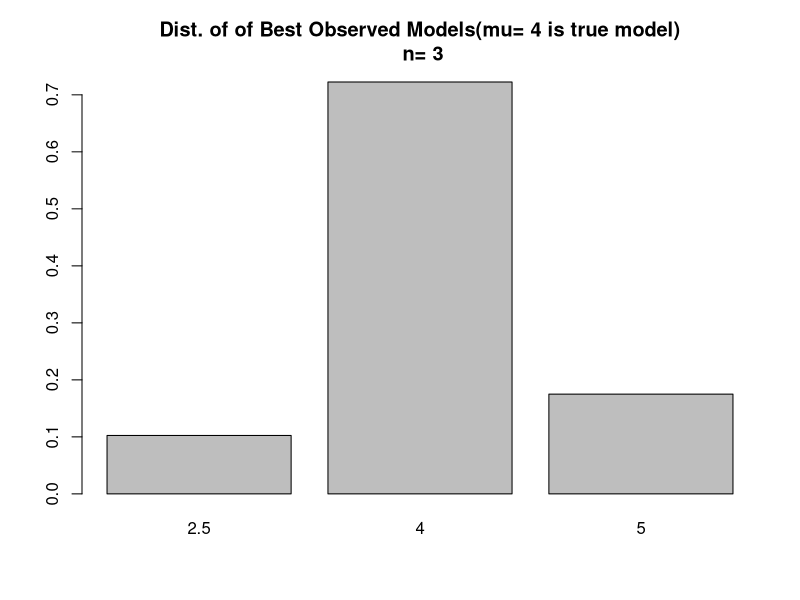
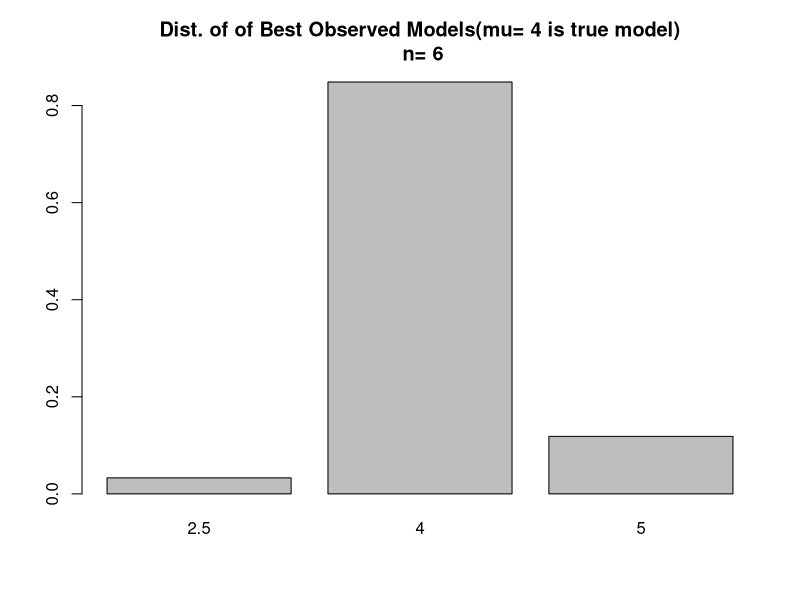
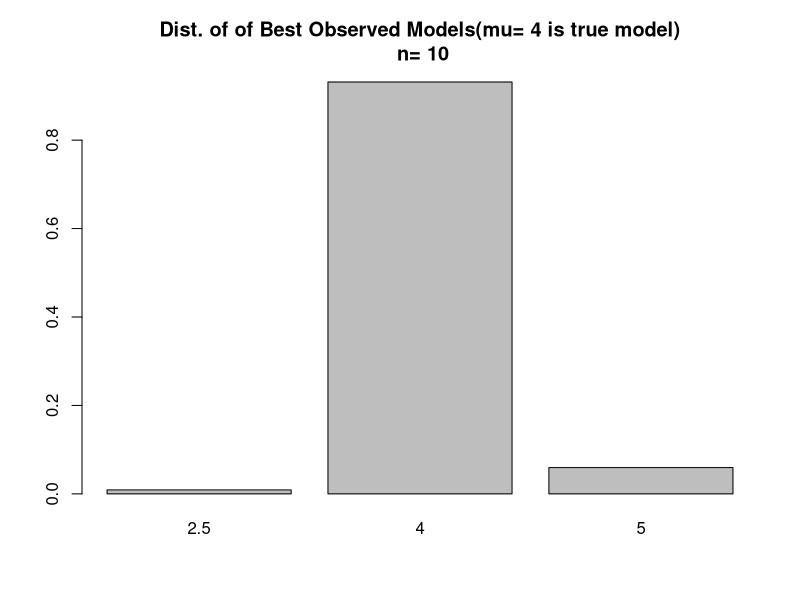
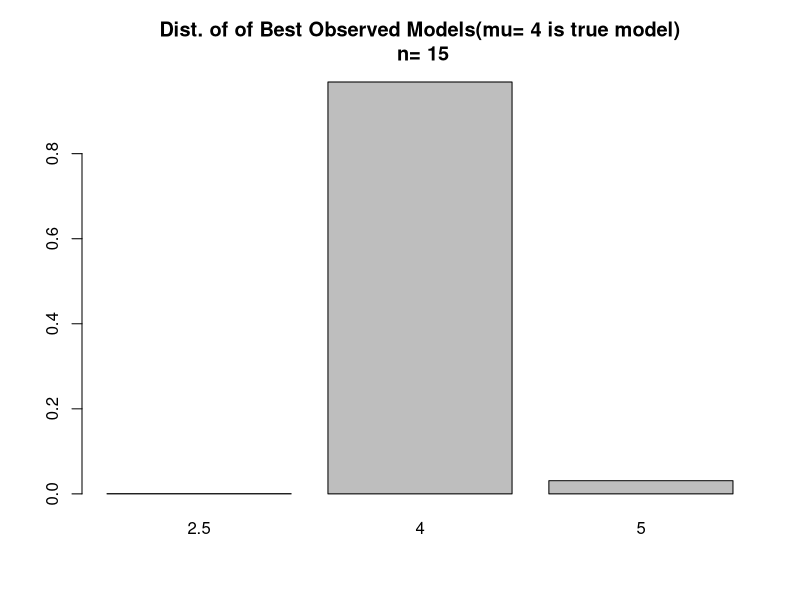
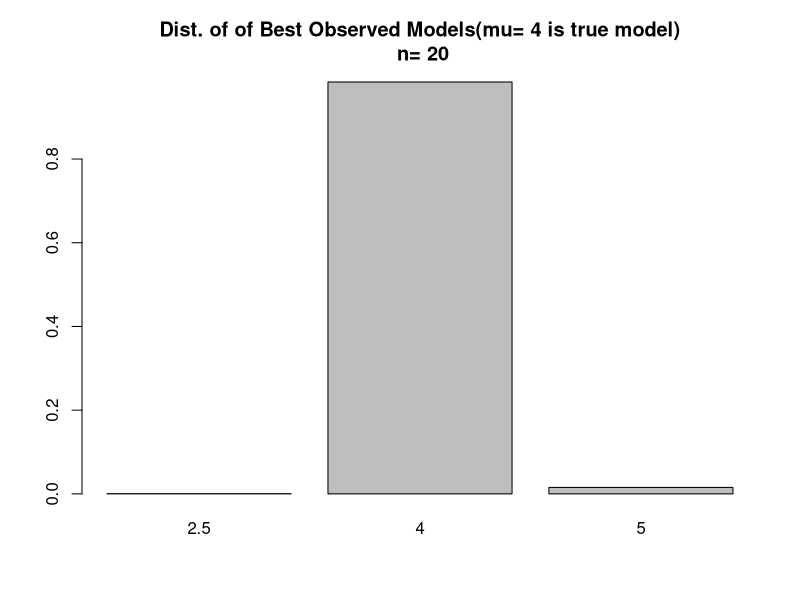
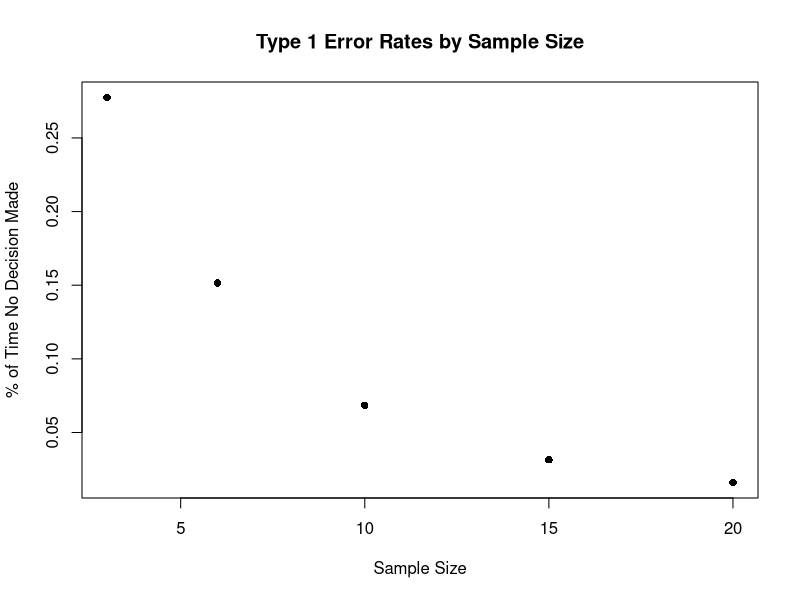
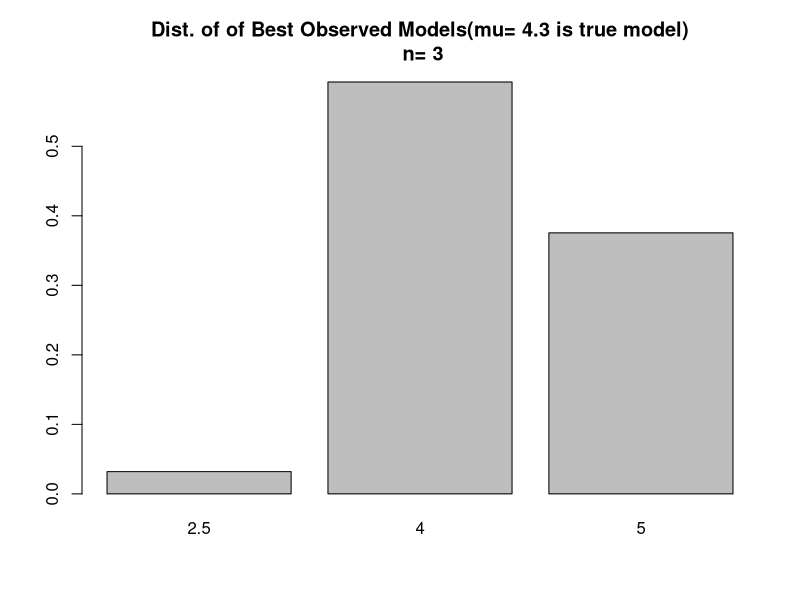
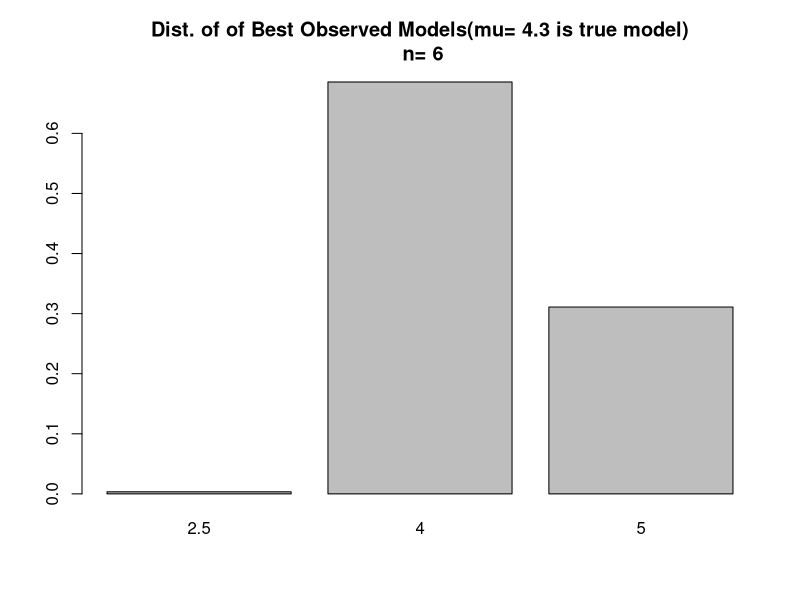

These figures' R source, in order:
#####################################################################
#                       Description
#####################################################################

# This script assesses asymptotic error probabilities for ECIC
# for a model set of three normal distributions with means
# 2.5, 4, and 5 (with known variance=1)
# We simulate 2 scenarios:
# Scenario #1: The true mean is 4 
# Scenario #2: The true mean is 4.3
# The purpose of this simulation study is to hopefully demonstrate that
# both the type 1 error rate (false positive rate) remains less than 
# or equal to a pre-specified value for all selected sample sizes and
# asymptotically approaches zero for both scenario #1 (true model 
# exists in the model set) and scenario #2 (true model does not 
# exist in the model set)
# Note that we will use a simplified version of ECIC since we will
# take the parameters for each model to be fixed and
# thus do not need to undergo MLE estimation and correction as in the
# original algorithm

#####################################################################
#                       Functions
#####################################################################

# compute the log likelihood for a normal distribution with fixed sigma
# LL=-n/2*log(2\pi)-n/2*log(\sigma^2)-1/(2\sigma^2)\sum(x_j-\mu)^2
LLNorm <- function(dat,mu)
{
  # since sigma is fixed, we only need the third term in the LL
  sumOfSq <- sum((dat-mu)^2)
  LL <- -1*sumOfSq
  return(LL)
}

# a general function for computing the DGOF
DGOFGenComp <- function(ICScores)
{
  DGOF <- min(ICScores)-min(ICScores[-which.min(ICScores)])
  return(DGOF)
}

# compute the difference in goodness of fit statistic for the DGOF simulation
# in step 4c of ECIC
DGOFSimComp <- function(ICScores,MbInd)
{
  DGOF <- ICScores[MbInd] - min(ICScores[-MbInd])
  return(DGOF)
}

#####################################################################
#                      Load Packages/Data Generation
#####################################################################

# store parameters for the model set 
M <- c(2.5,4,5)
sig=1
# store the cardinality of the model set
MLen <- length(M)
# Create 2 lists of matrices that hold data generated from
# a normal distribution
# the first list will possess data generated from a normal distribution
# with mu=4 and the second with mu=4.3
# Each element of each list will correspond to different sample sizes (see ns below)
# store the true parameter for scenario #1 and scenario #2
trueMu1 <- 4
trueMu2 <- 4.3
# set different sample sizes
ns <- c(3,6,10,15,20)
# store the cardinality of the sample sizes
nsLen <- length(ns)
# set the number of draws for each sample size
noDraws <- 2000
datList1 <- list()
datList2 <- list()
set.seed(222)
for(i in 1:nsLen)
{
  tempN <- ns[i]
  # simulate for model set 1
  # draw from a normal dist with current n & p
  tempDraws <- rnorm(n=tempN*noDraws,mean=trueMu1,sd=sig)
  # convert vector of draws into a matrix of multiple draws
  tempDraws <- matrix(data=tempDraws,nrow=tempN,ncol=noDraws)
  # store matrix as the draws that are each of sample size tempN
  datList1[[i]] <- tempDraws
  colnames(datList1[[i]]) <- paste("Draw",1:noDraws,sep="")
  # simulate for model set 2
  # draw from a normal dist with current n & p
  tempDraws <- rnorm(n=tempN*noDraws,mean=trueMu2,sd=sig)
  # convert vector of draws into a matrix of multiple draws
  tempDraws <- matrix(data=tempDraws,nrow=tempN,ncol=noDraws)
  # store matrix as the draws that are each of sample size tempN 
  datList2[[i]] <- tempDraws
  colnames(datList2[[i]]) <- paste("Draw",1:noDraws,sep="")
}
# set names for datLists
names(datList1) <- paste("True mu=",trueMu1,",n=",ns,sep="")
names(datList2) <- paste("True mu=",trueMu2,",n=",ns,sep="")

#####################################################################
#                      Run Study for Scenario 1
#####################################################################

# ECIC step #1
# compute the IC under each model in the model set for each sample size
ICComps <- list()
for(i in 1:nsLen)
{
  # MLenXnoDraws matrix holding the IC value for the 3 models for each draw
  tempMat <- matrix(NA,nrow=MLen,ncol=noDraws)
  for(j in 1:MLen)
  {
    tempICs <- -1*apply(X=datList1[[i]],MARGIN=2,FUN=function(x) LLNorm(x,mu=M[j]))
    tempMat[j,] <- tempICs
  }
  ICComps[[i]] <- tempMat
  # columns are draws and rows are the IC evaluated under different parameter values
  rownames(ICComps[[i]]) <- paste("IC Under mu=",M,sep="")
  colnames(ICComps[[i]]) <- paste("Draw",1:noDraws,sep="")
}
names(ICComps) <- paste("True mu=",trueMu1,",Draws of n=",ns,sep="")

# ECIC step #2
# apply which.min(x) across each column of each matrix in the ICComps list 
# to determine the observed best models
# note 1 corresponds to mu=0.5, 2 to mu=0.65, and 3 to 0.75
# list of length nsLen of 3XnoDraws vectors in each element that holds the lowest 
# IC score for each draw of each sample size
MbList <- list()
for(i in 1:nsLen)
{
  MbList[[i]] <- apply(X=ICComps[[i]],MARGIN=2,FUN=function(x) M[which.min(x)])
}
names(MbList) <- paste("Draws of n=",ns,",Mbs",sep="")

# make barplots for the percentage of the time each model was chosen as best for each sample size
for(i in 1:nsLen)
{
  # get the frequencies of models selected as best
  tempTable <- table(MbList[[i]])
  barplot(tempTable/noDraws,main=paste("Dist. of of Best Observed Models(mu=",trueMu1,"is true model)\n n=",ns[i]))
}

# list to store the observed best DGOF for each draw of each sample size
obsDGOFs <- list() 
# ECIC step #3
# compute the observed DGOFs
for(i in 1:nsLen)
{
  # compute the observed DGOFs for each draw of each sample size
  obsDGOFs[[i]] <- apply(X=ICComps[[i]],MARGIN=2,FUN=function(x) DGOFGenComp(x))
}
names(obsDGOFs) <- paste("Draws of n=",ns,",Observed DGOFs",sep="")

# sample size for estimating the probability of choosing the observed best model under the assumption an
# alternative model is true
N1 <- 2000
# sample size for simulating the DGOF distribution under the assumption that an alternative model is true
N2 <- 4000
# pre-specified type-1 error rate
alpha <- 0.05

# compute data from simulated models in ECIC step #4 in 
# advance to ease computational burden
# simDat1List holds the datasets to estimate \hat{\pi_i}=P_i(g(F)=M_b)
# simDat2List holds the datasets to estimate the DGOF distributions \Delta f_i
simDat1List <- list()
simDat2List <- list()
# initialize the above lists' elements as lists
for(i in 1:nsLen)
{
  simDat1List[[i]] <- list()
  simDat2List[[i]] <- list()
}

set.seed(19)
# simulate data for each sample size and probability in the model set
for(i in 1:nsLen) # i indexes sample sizes,
{
  tempN <- ns[i]
  for(j in 1:MLen) #  j indexes the assumed true probability
  {
    simDat1List[[i]][[j]] <- rnorm(n=tempN*N1,mean=M[j],sd=sig)
    simDat1List[[i]][[j]] <- matrix(data=simDat1List[[i]][[j]],nrow=tempN,ncol=N1)
    colnames(simDat1List[[i]][[j]]) <- paste("Draw",1:N1,sep="")
    simDat2List[[i]][[j]] <- rnorm(n=tempN*N2,mean=M[j],sd=sig)
    simDat2List[[i]][[j]] <- matrix(data=simDat2List[[i]][[j]],nrow=tempN,ncol=N2)
    colnames(simDat2List[[i]][[j]]) <- paste("Draw",1:N2,sep="")
  }
  names(simDat1List[[i]]) <- paste("True mu=",M,sep="")
  names(simDat2List[[i]]) <- paste("True mu=",M,sep="")
}
names(simDat1List) <- paste("Draws of n=",ns)
names(simDat2List) <- paste("Draws of n=",ns)

# each element in these lists will hold matrices of the -LL's under the 
# probabilities in the model sets for all draws of each sample size and 
# generating probability
ICsSimDat1 <- list()
ICsSimDat2 <- list()
# initialize the above lists' elements as lists 
for(i in 1:nsLen)
{
  ICsSimDat1[[i]] <- list()
  ICsSimDat2[[i]] <- list()
}

for(i in 1:nsLen) # i indexes sample sizes
{
  tempN <- ns[i]
  for(j in 1:MLen) # j indexes the assumed true probability 
  {
    # MLenXN1 matrix to store -LL's 
    tempMat1 <- matrix(NA,nrow=MLen,ncol=N1)
    colnames(tempMat1) <- paste("Draw",1:N1,sep="")
    # MLenXN2 matrix to store -LL's 
    tempMat2 <- matrix(NA,nrow=MLen,ncol=N2)
    colnames(tempMat2) <- paste("Draw",1:N2,sep="")
    tempDraws1 <- simDat1List[[i]][[j]] 
    tempDraws2 <- simDat2List[[i]][[j]] 
    for(k in 1:MLen) # compute -LL's under different parameters in the model set
    {
      tempICs1 <- -1*apply(X=tempDraws1,MARGIN=2,FUN=function(x) LLNorm(x,mu=M[k]))
      tempICs2 <- -1*apply(X=tempDraws2,MARGIN=2,FUN=function(x) LLNorm(x,mu=M[k]))
      tempMat1[k,] <- tempICs1
      tempMat2[k,] <- tempICs2
    }
    ICsSimDat1[[i]][[j]] <- tempMat1
    ICsSimDat2[[i]][[j]] <- tempMat2
    rownames(ICsSimDat1[[i]][[j]]) <- paste("-LL Under mu=",M,sep="")
    rownames(ICsSimDat2[[i]][[j]]) <- paste("-LL Under mu=",M,sep="")
  }
  names(ICsSimDat1[[i]]) <- paste("True mu=",M,sep="")
  names(ICsSimDat2[[i]]) <- paste("True mu=",M,sep="")
}
names(ICsSimDat1) <- paste("Draws of n=",ns,sep="")
names(ICsSimDat2) <- paste("Draws of n=",ns,sep="")

# determine the model with the minimum IC for each set of draws
minICList <- list()
for(i in 1:nsLen)
{
  minICList[[i]] <- list()
}

for(i in 1:nsLen) # i indexes sample size
{
  for(j in 1:MLen) # j indexes assumed true parameter
  {
    minICList[[i]][[j]] <- apply(ICsSimDat1[[i]][[j]],MARGIN=2,FUN=function(x) M[which.min(x)])
  }
  names(minICList[[i]]) <- paste("True mu=",M,sep="")
}
names(minICList) <- paste("Draws of n=",ns,sep="")

# create a list of matrices that hold P_i(g(F)=M_b)
piHatList <- list()
for(i in 1:nsLen) # indexes the sample size
{
  tempMat <- matrix(data=NA,nrow=MLen,ncol=MLen)
  rownames(tempMat) <- paste("true mu=",M,sep="")
  colnames(tempMat) <- paste("% of time mu=",M," observed best ",sep="")
  for(j in 1:MLen) # indexes the true generating probability
  {
    for(k in 1:MLen) # indexes the times that the kth prob is selected as best
    {
      tempMat[j,k] <- sum(minICList[[i]][[j]]==M[k])/N1
    }
  }
  piHatList[[i]] <- tempMat
}
names(piHatList) <- paste("Draws of n=",ns,sep="")

# list to store the quantiles from alpha/P(Mb=M)
tauHatList <- list()
for(i in 1:nsLen)
{
  tauHatList[[i]] <- list()
}

for(i in 1:nsLen)
{
  tempMat <- piHatList[[i]]
  tempMat <- alpha/tempMat
  # if alpha/pi_hat >1, adjusted the value down to 1
  tempMat[tempMat>1] <- 1
  colnames(tempMat) <- paste("tauth percentile using (mu=",M," observed best) ",sep="")
  tauHatList[[i]] <- tempMat
}
names(tauHatList) <- paste("Draws of n=",ns,sep="")

# compute the DGOF distributions as in step 4c) of ECIC
DGOFList <- list()
for(i in 1:nsLen)
{
  DGOFList[[i]] <- list()
}

for(i in 1:nsLen) # index the sample size
{
  for(j in 1:MLen) # index the true generating mean
  {
    tempDat <- ICsSimDat2[[i]][[j]]
    # matrix to store the DGOF distributions under the assumption that model k is
    # the observed best index
    tempMat <- matrix(NA,nrow=MLen,ncol=N2)
    colnames(tempMat) <- paste("Draw",1:N2,sep="")
    for(k in 1:MLen) #index the model assumed to be best (fix Mbs)
    {
      tempDGOFs <- apply(tempDat,MARGIN=2,FUN=function(x) DGOFSimComp(x,MbInd=k))
      tempMat[k,] <- tempDGOFs # store row as DGOF distribution
    }
    DGOFList[[i]][[j]] <- tempMat
    rownames(DGOFList[[i]][[j]]) <- paste("DGOFs,M_b=",M,sep="")
  }
  names(DGOFList[[i]]) <- paste("True mu=",M,sep="")
}
names(DGOFList) <- paste("Draws of n=",ns,sep="")

# ECIC steps #4 and #5
# go through each of the alternative models, assume they are true, and compute quantiles
# i indexes sample size, j indexes models in the alternative set, and k indexes models in the full set
# list to store accept or reject decisions by sample size
aorRList <- list()
# list to store the decision thresholds
thresholds <- list()

for(i in 1:nsLen) # index sample size
{
  tempAorRVec <- rep(NA,noDraws)
  tempMatrix <- matrix(NA,nrow=noDraws,ncol=MLen-1) 
  for(j in 1:noDraws) #go through each draw for each sample size and perform ECIC
  {
    # identify the observed best model
    tempMbInd <- which(M==MbList[[i]][j])
    # identify the observed DGOF
    tempObsDGOF <- obsDGOFs[[i]][j]
    # identify the alternative models
    altModels <- M[-tempMbInd]
    tempDGOFQuantiles <- rep(NA,MLen-1)
    for(k in 1:(MLen-1)) # assume k is index for the true model
    {
      # now just retrieve the quantile and DGOF distribution
      # to compare it to the observed DGOF
      curAltModel <- altModels[k]
      curAltModelInd <- which(M==curAltModel)
      tempTau <- tauHatList[[i]][curAltModelInd,tempMbInd]
      tempDGOFs <- DGOFList[[i]][[curAltModelInd]][tempMbInd,]
      tempDGOFQuantiles[k] <- quantile(tempDGOFs,probs=tempTau)
    }
    tempMatrix[j,] <- tempDGOFQuantiles
    # take the alternative model quantile estimates
    tempFinQuantile <- min(tempDGOFQuantiles)
    # store 1 if observed model is chosen as best and 0 otherwise
    tempAorRVec[j] <- ifelse(test=tempObsDGOF<tempFinQuantile,yes=1,no=0)
  }
  thresholds[[i]] <- tempMatrix
  aorRList[[i]] <- tempAorRVec
  print(i)
}

# assess observed best model with ECIC choice
assessList <- list()
for(i in 1:nsLen)
{
  assessList[[i]] <- rbind(MbList[[i]],aorRList[[i]])
}

# take a look at type 1 error rate
# subset assess list by only when a decision was made i.e. second row = 1
decAssessList <- lapply(X=assessList,FUN=function(x) x[,x[2,]==1])
# compute type 1 error rate
t1ErrorRates <- sapply(X=decAssessList,FUN=function(x) sum(x[1,]!=trueMu1)/noDraws)
plot(x=ns,y=t1ErrorRates,main="Type 1 Error Rates by Sample Size",
     xlab="Sample Size",ylab="% of Time No Decision Made",pch=16)

#####################################################################
#                      Run Study for Scenario 2
#####################################################################

# ECIC step #1
# compute the IC under each model in the model set for each sample size
ICComps <- list()
for(i in 1:nsLen)
{
  # MLenXnoDraws matrix holding the IC value for the 3 models for each draw
  tempMat <- matrix(NA,nrow=MLen,ncol=noDraws)
  for(j in 1:MLen)
  {
    tempICs <- -1*apply(X=datList2[[i]],MARGIN=2,FUN=function(x) LLNorm(x,mu=M[j]))
    tempMat[j,] <- tempICs
  }
  ICComps[[i]] <- tempMat
  # columns are draws and rows are the IC evaluated under different parameter values
  rownames(ICComps[[i]]) <- paste("IC Under mu=",M,sep="")
  colnames(ICComps[[i]]) <- paste("Draw",1:noDraws,sep="")
}
names(ICComps) <- paste("True mu=",trueMu2,",Draws of n=",ns,sep="")

# ECIC step #2
# apply which.min(x) across each column of each matrix in the ICComps list 
# to determine the observed best models
# note 1 corresponds to mu=0.5, 2 to mu=0.65, and 3 to 0.75
# list of length nsLen of 3XnoDraws vectors in each element that holds the lowest 
# IC score for each draw of each sample size
MbList <- list()
for(i in 1:nsLen)
{
  MbList[[i]] <- apply(X=ICComps[[i]],MARGIN=2,FUN=function(x) M[which.min(x)])
}
names(MbList) <- paste("Draws of n=",ns,",Mbs",sep="")

# make barplots for the percentage of the time each model was chosen as best for each sample size
for(i in 1:nsLen)
{
  # get the frequencies of models selected as best
  tempTable <- table(MbList[[i]])
  barplot(tempTable/noDraws,main=paste("Dist. of of Best Observed Models(mu=",trueMu2,"is true model)\n n=",ns[i]))
}

# list to store the observed best DGOF for each draw of each sample size
obsDGOFs <- list() 
# ECIC step #3
# compute the observed DGOFs
for(i in 1:nsLen)
{
  # compute the observed DGOFs for each draw of each sample size
  obsDGOFs[[i]] <- apply(X=ICComps[[i]],MARGIN=2,FUN=function(x) DGOFGenComp(x))
}
names(obsDGOFs) <- paste("Draws of n=",ns,",Observed DGOFs",sep="")

# sample size for estimating the probability of choosing the observed best model under the assumption an
# alternative model is true
N1 <- 2000
# sample size for simulating the DGOF distribution under the assumption that an alternative model is true
N2 <- 4000
# pre-specified type-1 error rate
alpha <- 0.05

# compute data from simulated models in ECIC step #4 in 
# advance to ease computational burden
# simDat1List holds the datasets to estimate \hat{\pi_i}=P_i(g(F)=M_b)
# simDat2List holds the datasets to estimate the DGOF distributions \Delta f_i
simDat1List <- list()
simDat2List <- list()
# initialize the above lists' elements as lists
for(i in 1:nsLen)
{
  simDat1List[[i]] <- list()
  simDat2List[[i]] <- list()
}

set.seed(19)
# simulate data for each sample size and probability in the model set
for(i in 1:nsLen) # i indexes sample sizes,
{
  tempN <- ns[i]
  for(j in 1:MLen) #  j indexes the assumed true probability
  {
    simDat1List[[i]][[j]] <- rnorm(n=tempN*N1,mean=M[j],sd=sig)
    simDat1List[[i]][[j]] <- matrix(data=simDat1List[[i]][[j]],nrow=tempN,ncol=N1)
    colnames(simDat1List[[i]][[j]]) <- paste("Draw",1:N1,sep="")
    simDat2List[[i]][[j]] <- rnorm(n=tempN*N2,mean=M[j],sd=sig)
    simDat2List[[i]][[j]] <- matrix(data=simDat2List[[i]][[j]],nrow=tempN,ncol=N2)
    colnames(simDat2List[[i]][[j]]) <- paste("Draw",1:N2,sep="")
  }
  names(simDat1List[[i]]) <- paste("True mu=",M,sep="")
  names(simDat2List[[i]]) <- paste("True mu=",M,sep="")
}
names(simDat1List) <- paste("Draws of n=",ns)
names(simDat2List) <- paste("Draws of n=",ns)

# each element in these lists will hold matrices of the -LL's under the 
# probabilities in the model sets for all draws of each sample size and 
# generating probability
ICsSimDat1 <- list()
ICsSimDat2 <- list()
# initialize the above lists' elements as lists 
for(i in 1:nsLen)
{
  ICsSimDat1[[i]] <- list()
  ICsSimDat2[[i]] <- list()
}

for(i in 1:nsLen) # i indexes sample sizes
{
  tempN <- ns[i]
  for(j in 1:MLen) # j indexes the assumed true probability 
  {
    # MLenXN1 matrix to store -LL's 
    tempMat1 <- matrix(NA,nrow=MLen,ncol=N1)
    colnames(tempMat1) <- paste("Draw",1:N1,sep="")
    # MLenXN2 matrix to store -LL's 
    tempMat2 <- matrix(NA,nrow=MLen,ncol=N2)
    colnames(tempMat2) <- paste("Draw",1:N2,sep="")
    tempDraws1 <- simDat1List[[i]][[j]] 
    tempDraws2 <- simDat2List[[i]][[j]] 
    for(k in 1:MLen) # compute -LL's under different parameters in the model set
    {
      tempICs1 <- -1*apply(X=tempDraws1,MARGIN=2,FUN=function(x) LLNorm(x,mu=M[k]))
      tempICs2 <- -1*apply(X=tempDraws2,MARGIN=2,FUN=function(x) LLNorm(x,mu=M[k]))
      tempMat1[k,] <- tempICs1
      tempMat2[k,] <- tempICs2
    }
    ICsSimDat1[[i]][[j]] <- tempMat1
    ICsSimDat2[[i]][[j]] <- tempMat2
    rownames(ICsSimDat1[[i]][[j]]) <- paste("-LL Under mu=",M,sep="")
    rownames(ICsSimDat2[[i]][[j]]) <- paste("-LL Under mu=",M,sep="")
  }
  names(ICsSimDat1[[i]]) <- paste("True mu=",M,sep="")
  names(ICsSimDat2[[i]]) <- paste("True mu=",M,sep="")
}
names(ICsSimDat1) <- paste("Draws of n=",ns,sep="")
names(ICsSimDat2) <- paste("Draws of n=",ns,sep="")

# determine the model with the minimum IC for each set of draws
minICList <- list()
for(i in 1:nsLen)
{
  minICList[[i]] <- list()
}

for(i in 1:nsLen) # i indexes sample size
{
  for(j in 1:MLen) # j indexes assumed true parameter
  {
    minICList[[i]][[j]] <- apply(ICsSimDat1[[i]][[j]],MARGIN=2,FUN=function(x) M[which.min(x)])
  }
  names(minICList[[i]]) <- paste("True mu=",M,sep="")
}
names(minICList) <- paste("Draws of n=",ns,sep="")

# create a list of matrices that hold P_i(g(F)=M_b)
piHatList <- list()
for(i in 1:nsLen) # indexes the sample size
{
  tempMat <- matrix(data=NA,nrow=MLen,ncol=MLen)
  rownames(tempMat) <- paste("true mu=",M,sep="")
  colnames(tempMat) <- paste("% of time mu=",M," observed best ",sep="")
  for(j in 1:MLen) # indexes the true generating probability
  {
    for(k in 1:MLen) # indexes the times that the kth prob is selected as best
    {
      tempMat[j,k] <- sum(minICList[[i]][[j]]==k)/N1
    }
  }
  piHatList[[i]] <- tempMat
}
names(piHatList) <- paste("Draws of n=",ns,sep="")

# list to store the quantiles from alpha/P(Mb=M)
tauHatList <- list()
for(i in 1:nsLen)
{
  tauHatList[[i]] <- list()
}

for(i in 1:nsLen)
{
  tempMat <- piHatList[[i]]
  tempMat <- alpha/tempMat
  # if alpha/pi_hat >1, adjusted the value down to 1
  tempMat[tempMat>1] <- 1
  colnames(tempMat) <- paste("tauth percentile using (mu=",M," observed best) ",sep="")
  tauHatList[[i]] <- tempMat
}
names(tauHatList) <- paste("Draws of n=",ns,sep="")

# compute the DGOF distributions as in step 4c) of ECIC
DGOFList <- list()
for(i in 1:nsLen)
{
  DGOFList[[i]] <- list()
}

for(i in 1:nsLen) # index the sample size
{
  for(j in 1:MLen) # index the true generating probability 
  {
    tempDat <- ICsSimDat2[[i]][[j]]
    # matrix to store the DGOF distributions under the assumption that model k is
    # the observed best index
    tempMat <- matrix(NA,nrow=MLen,ncol=N2)
    colnames(tempMat) <- paste("Draw",1:N2,sep="")
    for(k in 1:MLen) #index the model assumed to be best
    {
      tempDGOFs <- apply(tempDat,MARGIN=2,FUN=function(x) DGOFSimComp(x,MbInd=k))
      tempMat[k,] <- tempDGOFs # store row as DGOF distribution
    }
    DGOFList[[i]][[j]] <- tempMat
    rownames(DGOFList[[i]][[j]]) <- paste("DGOFs,M_b=",M,sep="")
  }
  names(DGOFList[[i]]) <- paste("True mu=",M,sep="")
}
names(DGOFList) <- paste("Draws of n=",ns,sep="")

# ECIC steps #4 and #5
# go through each of the alternative models, assume they are true, and compute quantiles
# i indexes sample size, j indexes models in the alternative set, and k indexes models in the full set
# list to store accept or reject decisions by sample size
aorRList <- list()
# list to store the decision thresholds
thresholds <- list()

for(i in 1:nsLen) # index sample size
{
  tempAorRVec <- rep(NA,noDraws)
  tempMatrix <- matrix(NA,nrow=noDraws,ncol=MLen-1) 
  for(j in 1:noDraws) #go through each draw for each sample size and perform ECIC
  {
    # identify the observed best model
    tempMbInd <- which(M==MbList[[i]][j])
    # identify the observed DGOF
    tempObsDGOF <- obsDGOFs[[i]][j]
    # identify the alternative models
    altModels <- M[-tempMbInd]
    tempDGOFQuantiles <- rep(NA,MLen-1)
    for(k in 1:(MLen-1)) # assume k is index for the true model
    {
      # now just retrieve the quantile and DGOF distribution
      # to compare it to the observed DGOF
      curAltModel <- altModels[k]
      curAltModelInd <- which(M==curAltModel)
      tempTau <- tauHatList[[i]][curAltModelInd,tempMbInd]
      tempDGOFs <- DGOFList[[i]][[curAltModelInd]][tempMbInd,]
      tempDGOFQuantiles[k] <- quantile(tempDGOFs,probs=tempTau)
    }
    tempMatrix[j,] <- tempDGOFQuantiles
    # take the alternative model quantile estimates
    tempFinQuantile <- min(tempDGOFQuantiles)
    # store 1 if observed model is chosen as best and 0 otherwise
    tempAorRVec[j] <- ifelse(test=tempObsDGOF<tempFinQuantile,yes=1,no=0)
  }
  thresholds[[i]] <- tempMatrix
  aorRList[[i]] <- tempAorRVec
  print(i)
}

# assess observed best model with ECIC choice
assessList <- list()
for(i in 1:nsLen)
{
  assessList[[i]] <- rbind(MbList[[i]],aorRList[[i]])
}

# take a look at type 1 error rate
# subset assess list by only when a decision was made i.e. second row = 1
decAssessList <- lapply(assessList,FUN=function(x) x[,x[2,]==1])
# compute type 1 error rate
t1ErrorRates <- sapply(decAssessList,FUN=function(x) sum(x[1,]!=trueMu1)/noDraws)
plot(x=ns,y=t1ErrorRates,main="Type 1 Error Rates by Sample Size",
     xlab="Sample Size",ylab="% of Time No Decision Made",pch=16)
